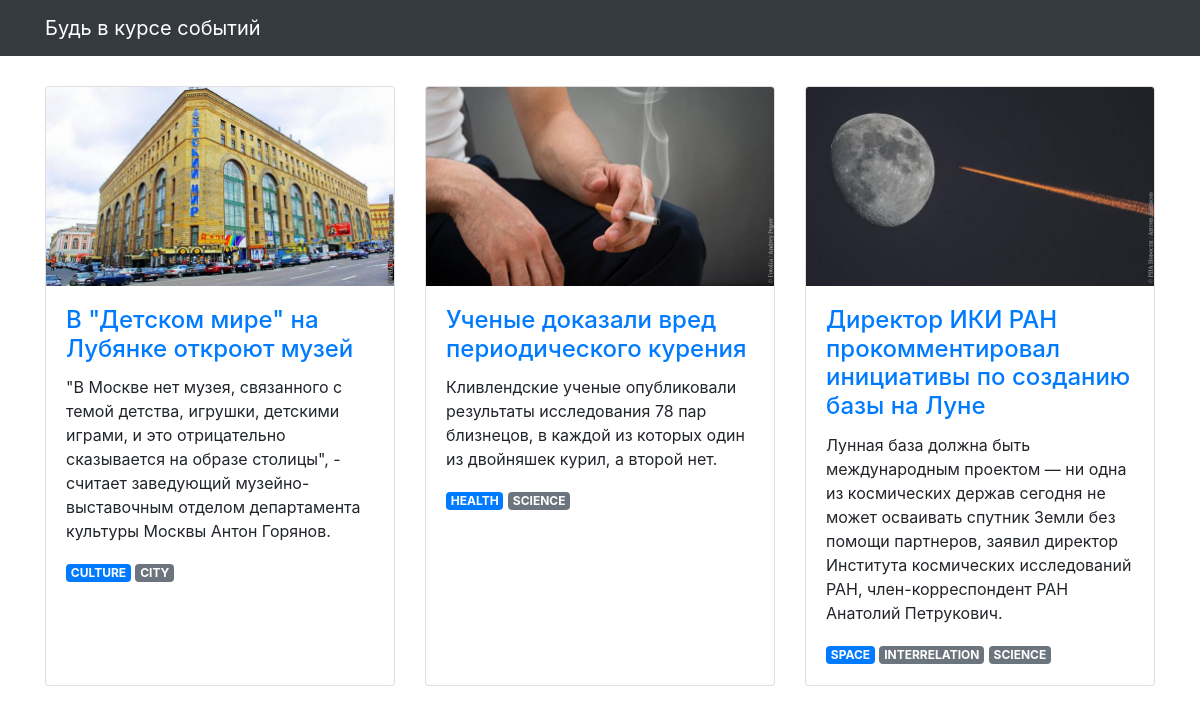
The page / on the database its author committed.
### articles/models.py (models this page shows, shortened)
class Article(models.Model):
    title = models.CharField(max_length=256, verbose_name='Название')
    text = models.TextField(verbose_name='Текст')
    published_at = models.DateTimeField(verbose_name='Дата публикации')
    image = models.ImageField(null=True, blank=True, verbose_name='Изображение')
    scopes = models.ManyToManyField('Scope', through='ArticleScopes')
    class Meta:
        verbose_name = 'Статья'
        verbose_name_plural = 'Статьи'

class ArticleScopes(models.Model):
    article = models.ForeignKey('Article', on_delete=models.CASCADE)
    scope = models.ForeignKey('Scope', on_delete=models.CASCADE)
    is_main = models.BooleanField(default=False, verbose_name='Основной')
    class Meta:
        verbose_name = 'Раздел и статья'
        verbose_name_plural = 'Разделы и статьи'

class Scope(models.Model):
    title = models.CharField(max_length=50, choices=SCOPE_CHOICES, verbose_name='Раздел статьи')
    class Meta:
        verbose_name = 'Раздел статьи'
        verbose_name_plural = 'Разделы статей'

### articles/views.py (the view)
# urls.py: path('', articles_list, name='articles'),
def articles_list(request):
    template = 'articles/news.html'
    art=Article.objects.order_by('-published_at').prefetch_related('scopes')
    context = {'object_list': art}
    return render(request, template, context)

### templates/articles/news.html (shortened to what this page needs)
{% extends "articles/base.html" %}
{% load static %}
{% block content %}
<div class="row">
  {% for article in object_list %}
  <div class="col-lg-4 col-sm-6 portfolio-item">
    <div class="card h-100">
      <a href="#"><img class="card-img-top" src="{% get_media_prefix %}{{ article.image }}" alt=""></a>
      <div class="card-body">
        <h4 class="card-title">
          <a href="#">{{ article.title }}</a>
        </h4>
        <p class="card-text">{{ article.text }}</p>
        {% for scope in article.articlescopes_set.all %}
          <span class="badge {% if scope.is_main %}badge-primary{% else %}badge-secondary{% endif %}">{{ scope.scope.title }}</span>
        {% endfor %}
      </div>
    </div>
  </div>
  {% endfor %}
</div>
{% endblock %}

### templates/articles/base.html (shortened to what this page needs)
<!DOCTYPE html>
{% load static %}
<html>
  <head>
    <link href="{% static  "css/bootstrap.min.css"  %}" rel="stylesheet">
    <link href="{% static  "css/3-col-portfolio.css" %}" rel="stylesheet">
  </head>
  <body>
    <nav class="navbar navbar-expand-lg navbar-dark bg-dark fixed-top">
      <div class="container">
        <a class="navbar-brand" href="#">Будь в курсе событий</a>
      </div>
    </nav>
    <div class="container">
      {% block content %}
      {% endblock %}
    </div>
  </body>
</html>

### static/css/3-col-portfolio.css (style rules this page uses)
body { padding-top: 84px; padding-bottom: 84px; }
@media (min-width: 992px) { body { padding-top: 86px; padding-bottom: 86px; } }

### rows shown on the page
Article: image (picture), title "В \"Детском мире\" на Лубянке откроют музей", text "\"В Москве нет музея, связанного с темой детства, игрушки, детскими играми, и это отрицательно сказывается на образе столицы\", - считает заведующий музейно-выставочным отделом департамента культуры Москвы Антон Горянов."
ArticleScopes: scope "CULTURE"
ArticleScopes: scope "CITY"
Article: image (picture), title "Ученые доказали вред периодического курения", text "Кливлендские ученые опубликовали результаты исследования 78 пар близнецов, в каждой из которых один из двойняшек курил, а второй нет."
ArticleScopes: scope "HEALTH"
ArticleScopes: scope "SCIENCE"
Article: image (picture), title "Директор ИКИ РАН прокомментировал инициативы по созданию базы на Луне", text "Лунная база должна быть международным проектом — ни одна из космических держав сегодня не может осваивать спутник Земли без помощи партнеров, заявил директор Института космических исследований РАН, член-корреспондент РАН Анатолий Петрукович."
ArticleScopes: scope "SPACE"
ArticleScopes: scope "INTERRELATION"
ArticleScopes: scope "SCIENCE"
